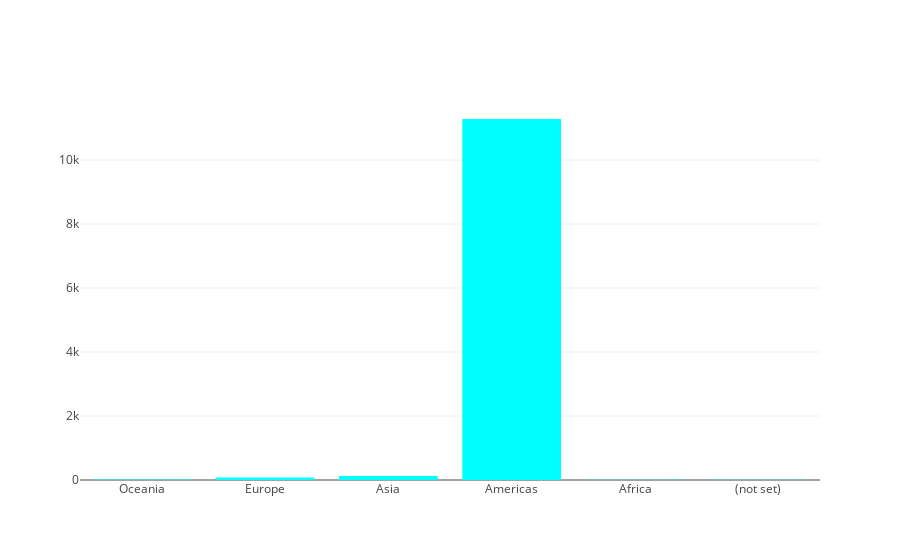

Notebook code for this chart:
### Code cell
continent_size = train.groupby('geoNetwork_continent')['PurchasedOrNot'].agg(['sum'])
continent_size.columns = ["size"]
graph = [ bar_graph(continent_size["size"].head(10), 'rgb(0,255,255,0.6)')]
py.iplot(graph)

### Figure 1 — Plotly figure (JSON) as saved in the notebook; plotly's stock layout.template omitted (floating-point values rounded to 4 significant figures)
{"data": [{"marker": {"color": "rgb(0,255,255,0.6)"}, "type": "bar", "uid": "f68236e4-d687-11e8-bfe1-acde48001122", "x": ["Oceania", "Europe", "Asia", "Americas", "Africa", "(not set)"], "y": [14, 79, 125, 11283, 8, 6]}], "layout": {}}
